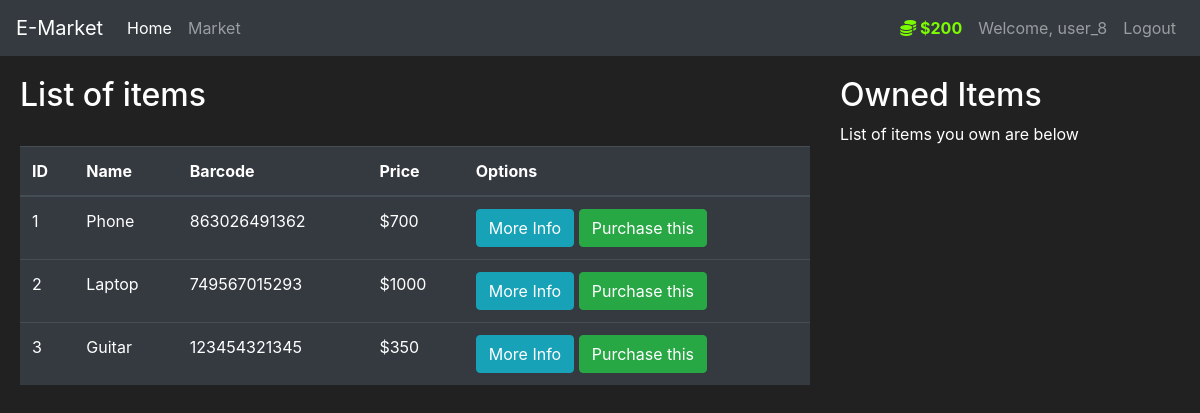
Screenshot of /market (signed in) with the database file from the repository.
### market/models.py (models this page shows, shortened)
class User(db.Model, UserMixin):
    id = db.Column(db.Integer(), primary_key=True)
    username = db.Column(db.String(length=30), nullable=False, unique=True)
    email = db.Column(db.String(length=50), nullable=False, unique=True)
    password_hash = db.Column(db.String(length=60), nullable=False)
    budget = db.Column(db.Integer(), nullable=False, default=1000)
    items = db.relationship('Items', backref='owned_user', lazy=True)
    @property
    def decorative_budget(self):
        if len(str(self.budget)) >= 4:
            return f"{str(self.budget)[:-3]},{str(self.budget)[-3:]}"
        else:
            return str(self.budget)
    @property
    def password(self):
        return self.password

class Items(db.Model):
    id = db.Column(db.Integer(), primary_key=True)
    name = db.Column(db.String(length=30),nullable=False, unique=True)
    price = db.Column(db.Integer(), nullable=False)
    barcode = db.Column(db.String(length=12), nullable=False, unique=True)
    description = db.Column(db.String(length=1024), nullable=False, unique=True)
    owner = db.Column(db.Integer(), db.ForeignKey('user.id'))

### market/route.py (the view, shortened to what this page needs)
@app.route('/market', methods=['GET', 'POST'])
@login_required
def market_page():
    purchase_form = PurchaseItemForm()
    selling_form = SellItemForm()
    if request.method=="GET":
        items = Items.query.filter_by(owner=None)
        owned_items = Items.query.filter_by(owner=current_user.id)
        return render_template('market.html', items=items, purchase_form=purchase_form, owned_items=owned_items, selling_form=selling_form)

### market/models.py (called while the page is built)
@login_manager.user_loader
def load_user(user_id):
    return User.query.get(int(user_id))

### market/templates/market.html (shortened to what this page needs)
{% extends 'base.html' %}
{% block content %}
<div class="row">
    <div class="col-8" style="margin-top: 20px; margin-left: 20px;">
        <h2>List of items</h2>
        <br>
        <table class="table table-hover table-dark">
            <thead>
                <tr>
                    <th scope="col">ID</th>
                    <th scope="col">Name</th>
                    <th scope="col">Barcode</th>
                    <th scope="col">Price</th>
                    <th scope="col">Options</th>
                </tr>
            </thead>
            <tbody>
                {% for item in items %}
                <tr>
                    <td>{{ item.id }}</td>
                    <td>{{ item.name }}</td>
                    <td>{{ item.barcode }}</td>
                    <td>${{ item.price }}</td>
                    <td>
                        <button class="btn btn-outline btn-info" data-toggle="modal"
                            data-target="#Modal-MoreInfo-{{ item.id }}">More
                            Info</button>
                        <button class="btn btn-outline btn-success" data-toggle="modal"
                            data-target="#Modal-PurchaseConfirm-{{ item.id }}">Purchase this</button>
                    </td>
                </tr>
                {% endfor %}
            </tbody>
        </table>
    </div>
    <div class=" col-3" style="margin-top: 20px; margin-right: 20px;">
        <h2>Owned Items</h2>
        <p>List of items you own are below</p>
        <br>
    </div>
</div>
{% endblock %}

### market/templates/base.html (shortened to what this page needs)
<!doctype html>
<html lang="en">
<head>
    <link rel="stylesheet" href="https://cdn.jsdelivr.net/npm/bootstrap@4.5.3/dist/css/bootstrap.min.css"
>
</head>
<body>
    <nav class="navbar navbar-expand-md navbar-dark bg-dark">
        <a class="navbar-brand" href="#">E-Market</a>
        <div class="collapse navbar-collapse" id="navbarNav">
            <ul class="navbar-nav mr-auto">
                <li class="nav-item active">
                    <a class="nav-link" href="{{ url_for('home_page') }}">Home </a>
                </li>
                <li class="nav-item">
                    <a class="nav-link" href="{{ url_for('market_page') }}">Market</a>
                </li>
            </ul>
            {% if current_user.is_authenticated %}
            <ul class="navbar-nav">
                <li class="nav-item">
                    <a class="nav-link" style="color: lawngreen; font-weight: bold">
                        <i class="fas fa-coins"></i>
                        ${{ current_user.decorative_budget }}
                    </a>
                </li>
                <li class="nav-item">
                    <a class="nav-link">Welcome, {{ current_user.username }}</a>
                </li>
                <li class="nav-item">
                    <a class="nav-link" href="{{ url_for('logout_page') }}">Logout</a>
                </li>
            </ul>
            {% endif %}
        </div>
    </nav>
    {% block content %}
    {% endblock %}
</body>
</html>

### market/templates/base.html (style rules this page uses)
body { background-color: #212121; color: white }

### rows the page displays
User: decorative_budget "200", username "user_8"
Items: id "1", name "Phone", barcode "863026491362", price "700"
Items: id "2", name "Laptop", barcode "749567015293", price "1000"
Items: id "3", name "Guitar", barcode "123454321345", price "350"
